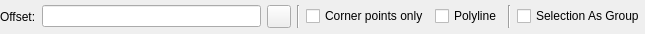
<?xml version="1.0" encoding="UTF-8"?>
<ui version="4.0">
 <class>LC_DrawBoundingBoxOptionsWidget</class>
 <widget class="QWidget" name="LC_DrawBoundingBoxOptionsWidget">
  <property name="geometry">
   <rect>
    <x>0</x>
    <y>0</y>
    <width>645</width>
    <height>34</height>
   </rect>
  </property>
  <property name="windowTitle">
   <string>Form</string>
  </property>
  <layout class="QGridLayout" name="gridLayout">
   <property name="leftMargin">
    <number>0</number>
   </property>
   <property name="topMargin">
    <number>1</number>
   </property>
   <property name="rightMargin">
    <number>0</number>
   </property>
   <property name="bottomMargin">
    <number>1</number>
   </property>
   <item row="1" column="1">
    <widget class="QLineEdit" name="leOffset">
     <property name="toolTip">
      <string>Offset of created box from actual bounding box</string>
     </property>
    </widget>
   </item>
   <item row="1" column="7">
    <widget class="Line" name="line_2">
     <property name="orientation">
      <enum>Qt::Orientation::Vertical</enum>
     </property>
    </widget>
   </item>
   <item row="1" column="4" colspan="2">
    <widget class="QCheckBox" name="cbCornerPointsOnly">
     <property name="toolTip">
      <string>If selected, only corner points will be drawn for bounding box. Otherwise, edge lines will be drawn.</string>
     </property>
     <property name="text">
      <string>Corner points only</string>
     </property>
    </widget>
   </item>
   <item row="1" column="0">
    <widget class="QLabel" name="label">
     <property name="text">
      <string>Offset:</string>
     </property>
    </widget>
   </item>
   <item row="1" column="6">
    <widget class="QCheckBox" name="cbPolyline">
     <property name="toolTip">
      <string>If selected, bounding box is drawn as polyline</string>
     </property>
     <property name="toolTipDuration">
      <number>4</number>
     </property>
     <property name="text">
      <string>Polyline</string>
     </property>
    </widget>
   </item>
   <item row="1" column="8">
    <widget class="QCheckBox" name="cbAsGroup">
     <property name="toolTip">
      <string>If checked, bounding box for the entire selection will be created. Otherwise, it will be created for individual entities. </string>
     </property>
     <property name="text">
      <string>Selection As Group</string>
     </property>
    </widget>
   </item>
   <item row="1" column="3">
    <widget class="Line" name="line">
     <property name="orientation">
      <enum>Qt::Orientation::Vertical</enum>
     </property>
    </widget>
   </item>
   <item row="1" column="2">
    <widget class="QToolButton" name="tbPickOffset">
     <property name="toolTip">
      <string>Pick offset from drawing</string>
     </property>
     <property name="text">
      <string/>
     </property>
     <property name="icon">
      <iconset resource="../../../../res/icons/icons.qrc">
       <normaloff>:/icons/interactive_pick_distance.lci</normaloff>:/icons/interactive_pick_distance.lci</iconset>
     </property>
    </widget>
   </item>
  </layout>
 </widget>
 <resources>
  <include location="../../../../res/icons/icons.qrc"/>
 </resources>
 <connections/>
</ui>
